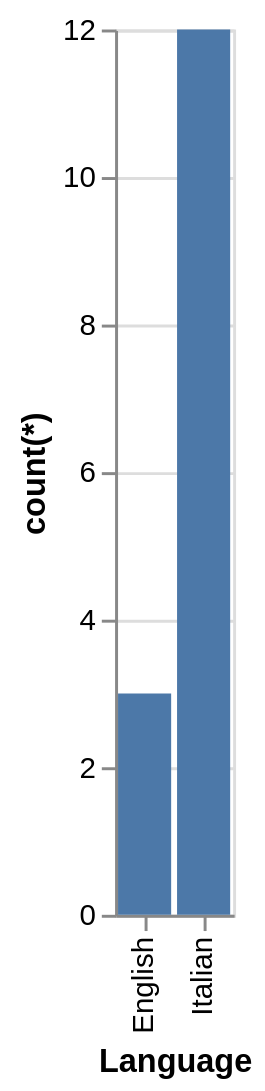

Specify this chart in Vega-Lite:
### Vega-Lite specification from a JSON file in a GitHub repository (floating-point values rounded to 4 significant figures)
{"data": {"values": [{"x_data": "English", "y_data": 3}, {"x_data": "Italian", "y_data": 12}]}, "mark": "bar", "encoding": {"x": {"field": "x_data", "type": "nominal", "title": "Language", "sort": "ascending"}, "y": {"field": "y_data", "type": "quantitative", "title": "count(*)"}}}
